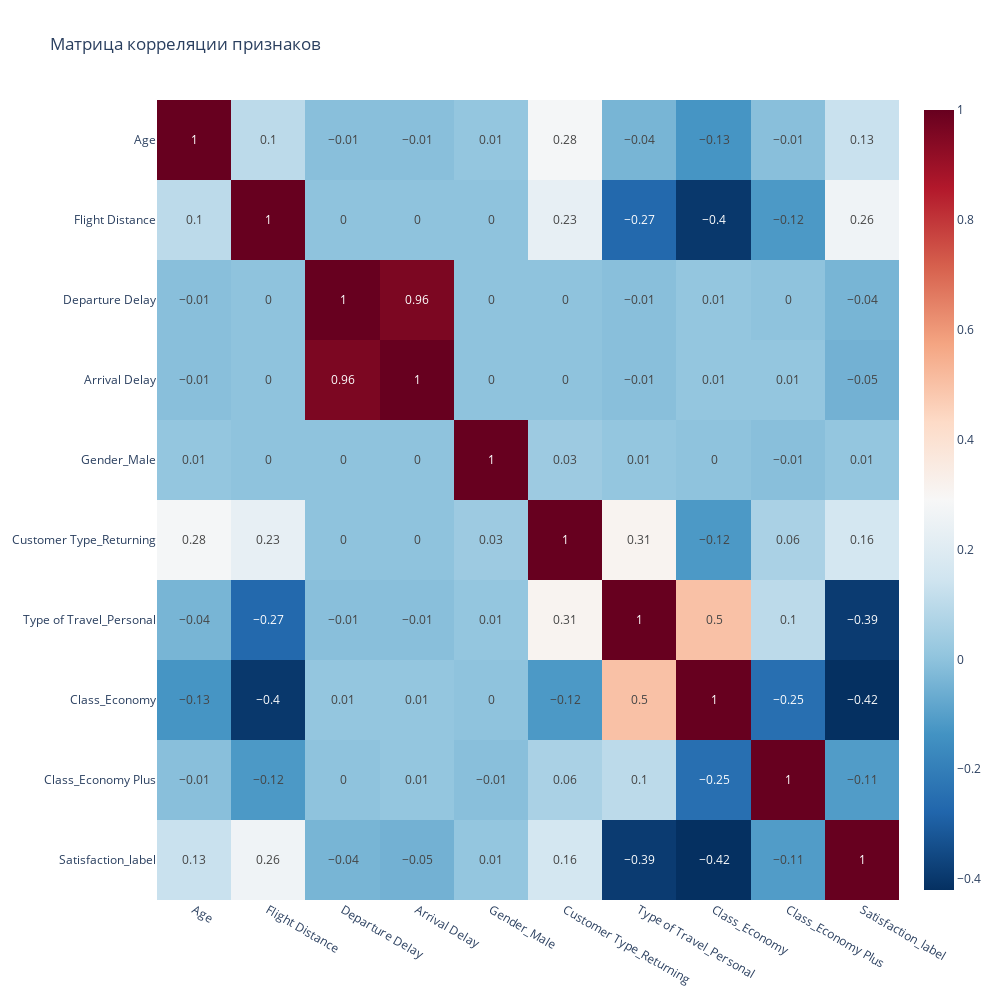

Notebook cell for this chart:
### Code cell
import plotly.express as px 
# Анализ корреляции между признаками и целевой переменной
# corr(): вычисляет матрицу корреляции Пирсона между всеми числовыми колонками

df_without_quality = df.drop(columns=quality_features)

correlation_matrix = df_without_quality.corr()

# Сортировка корреляций с целевой переменной MEDV по убыванию
# sort_values(ascending=False): сортирует значения по убыванию
target_correlation = correlation_matrix['Satisfaction_label'].sort_values(ascending=False)
abs_correlation = target_correlation.drop('Satisfaction_label').abs().sort_values(ascending=False)


print("Корреляция признаков с удовлетворением (Satisfaction_label):")
print(target_correlation)

# Тепловая карта корреляций
# px.imshow: создает heatmap (тепловую карту)
# correlation_matrix.round(2): матрица корреляции, округленная до 2 знаков
# color_continuous_scale='RdBu_r': цветовая шкала от синего к красному (reversed)
# aspect="auto": автоматическое соотношение сторон
# text_auto=True: автоматическое отображение значений в ячейках

fig = px.imshow(correlation_matrix.round(2),
                title='Матрица корреляции признаков',
                aspect="auto",
                color_continuous_scale='RdBu_r',
                text_auto=True)
fig.update_layout(width=1000, height=1000)  # Размер графика
fig.show()

### Figure 1 — Plotly figure (JSON) as saved in the notebook; plotly's stock layout.template omitted (floating-point values rounded to 4 significant figures)
{"data": [{"coloraxis": "coloraxis", "hovertemplate": "x: %{x}<br>y: %{y}<br>color: %{z}<extra></extra>", "name": "0", "texttemplate": "%{z}", "type": "heatmap", "x": ["Age", "Flight Distance", "Departure Delay", "Arrival Delay", "Gender_Male", "Customer Type_Returning", "Type of Travel_Personal", "Class_Economy", "Class_Economy Plus", "Satisfaction_label"], "xaxis": "x", "y": ["Age", "Flight Distance", "Departure Delay", "Arrival Delay", "Gender_Male", "Customer Type_Returning", "Type of Travel_Personal", "Class_Economy", "Class_Economy Plus", "Satisfaction_label"], "yaxis": "y", "z": [[1.0, 0.1, -0.01, -0.01, 0.01, 0.28, -0.04, -0.13, -0.01, 0.13], [0.1, 1.0, 0.0, -0.0, 0.0, 0.23, -0.27, -0.4, -0.12, 0.26], [-0.01, 0.0, 1.0, 0.96, 0.0, -0.0, -0.01, 0.01, 0.0, -0.04], [-0.01, -0.0, 0.96, 1.0, 0.0, -0.0, -0.01, 0.01, 0.01, -0.05], [0.01, 0.0, 0.0, 0.0, 1.0, 0.03, 0.01, -0.0, -0.01, 0.01], [0.28, 0.23, -0.0, -0.0, 0.03, 1.0, 0.31, -0.12, 0.06, 0.16], [-0.04, -0.27, -0.01, -0.01, 0.01, 0.31, 1.0, 0.5, 0.1, -0.39], [-0.13, -0.4, 0.01, 0.01, -0.0, -0.12, 0.5, 1.0, -0.25, -0.42], [-0.01, -0.12, 0.0, 0.01, -0.01, 0.06, 0.1, -0.25, 1.0, -0.11], [0.13, 0.26, -0.04, -0.05, 0.01, 0.16, -0.39, -0.42, -0.11, 1.0]]}], "layout": {"coloraxis": {"colorscale": [[0, "rgb(5,48,97)"], [0.1, "rgb(33,102,172)"], [0.2, "rgb(67,147,195)"], [0.3, "rgb(146,197,222)"], [0.4, "rgb(209,229,240)"], [0.5, "rgb(247,247,247)"], [0.6, "rgb(253,219,199)"], [0.7, "rgb(244,165,130)"], [0.8, "rgb(214,96,77)"], [0.9, "rgb(178,24,43)"], [1, "rgb(103,0,31)"]]}, "height": 1000, "title": {"text": "Матрица корреляции признаков"}, "width": 1000, "xaxis": {"anchor": "y", "domain": [0, 1]}, "yaxis": {"anchor": "x", "autorange": "reversed", "domain": [0, 1]}}}
